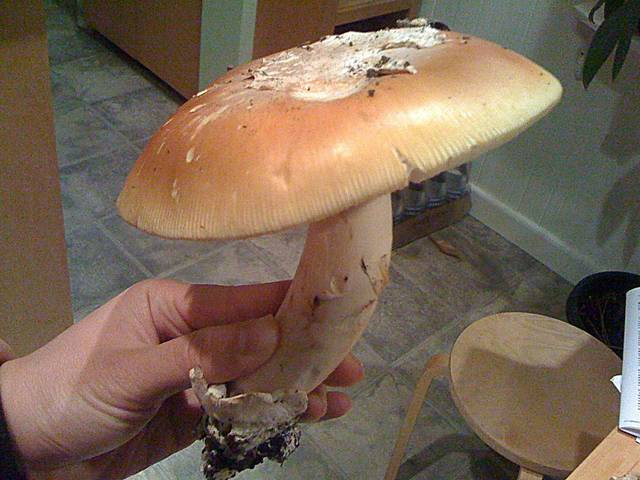
#> input picture data/Amanita calyptroderma_13.jpg, 640 x 480 px; its folder holds only this picture in this run
$ python -i train_testing.py   (imports and definitions only)   (older library calls are emulated)
#> lines starting #> are read from the running program, lines starting #| are printed output that depends on the picture
import os
import cv2
import numpy as np
from skimage.feature import graycomatrix, graycoprops
from sklearn.neighbors import KNeighborsClassifier
from sklearn.model_selection import train_test_split
from sklearn.metrics import accuracy_score, confusion_matrix, roc_curve, roc_auc_score
import joblib
import seaborn as sns
import matplotlib.pyplot as plt
from flask import Flask, request, render_template, redirect, url_for

# [1 line not run here, left out]
# [1 line that did not run here, left out]

# 2 Jenis
amanita_path = 'data/Amanita_Caesarea-Edible'
gyromitra_path ='data/Gyromitra_Esculenta-NotEdible'


# [7 lines of commented-out code are left out]
classes = {
    # 2 Jenis
    0: 'Amanita_Caesarea-Edible',
    1: 'Gyromitra_Esculenta-NotEdible'


    # 4 Jenis
    # 0: 'Amanita_Caesarea-Edible',
    # 1: 'Boletus_Regius-Edible',
    # 2: 'Gyromitra_Esculenta-NotEdible',
    # 3: 'Omphalotus_Olearius-NotEdible'
}

# Preprocess dan augmentasi gambar
def preprocess_and_augment(image_path):
#> called with image_path = 'data/Amanita calyptroderma_13.jpg'
    image = cv2.imread(image_path)
#> image is the input picture: shape (480, 640, 3); mean B, G, R 84.8, 101.7, 120.8
    image = cv2.resize(image, (256, 256))
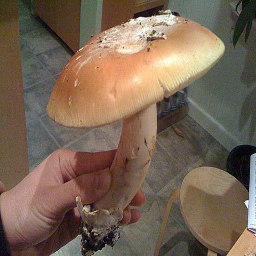
#> image: shape (256, 256, 3); mean B, G, R 84.7, 101.6, 120.7

    # Augmentasi
    if np.random.rand() < 0.5:
        image = cv2.flip(image, 1)
    angle = np.random.uniform(-30, 30)
    M = cv2.getRotationMatrix2D((128, 128), angle, 1)
    image = cv2.warpAffine(image, M, (256, 256))
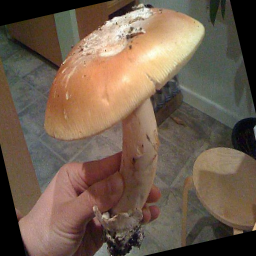
#> image: shape (256, 256, 3); mean B, G, R 77.5, 93.3, 111.5
    value = np.random.uniform(0.8, 1.2)
    hsv = cv2.cvtColor(image, cv2.COLOR_BGR2HSV)
#> hsv: shape (256, 256, 3); mean H, S, V 28.1, 71.8, 113
    hsv[:, :, 2] = np.clip(hsv[:, :, 2] * value, 0, 255)
#> hsv: shape (256, 256, 3); mean H, S, V 28.1, 71.8, 117.1
    image = cv2.cvtColor(hsv, cv2.COLOR_HSV2BGR)

    gray_image = cv2.cvtColor(image, cv2.COLOR_BGR2GRAY)
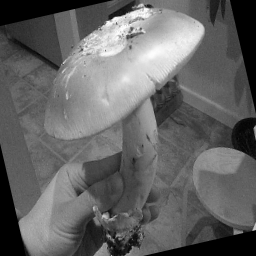
#> gray_image: shape (256, 256); min 0, max 254, mean 100.2
    gray_image = gray_image / 255.0
    return gray_image

# Menghitung fitur GLCM
def compute_glcm_features(image):
    distances = [1]
    angles = [0, np.pi/4, np.pi/2, 3*np.pi/4]
    glcm = graycomatrix((image * 255).astype(np.uint8), distances=distances, angles=angles, levels=256, symmetric=True, normed=True)
    contrast = graycoprops(glcm, 'contrast').flatten()
    correlation = graycoprops(glcm, 'correlation').flatten()
    energy = graycoprops(glcm, 'energy').flatten()
    homogeneity = graycoprops(glcm, 'homogeneity').flatten()
    features = np.hstack([contrast, correlation, energy, homogeneity])
    return features

# Load gambar dan label
def load_images_and_labels(path, label):
    features = []
    labels = []
    for filename in os.listdir(path):
        if filename.endswith('.jpg') or filename.endswith('.png'):
            filepath = os.path.join(path, filename)
            preprocessed_image = preprocess_and_augment(filepath)
            image_features = compute_glcm_features(preprocessed_image)
            features.append(image_features)
            labels.append(label)
    return features, labels

# Load data
# 2 Jenis
# [1 line that did not run here, left out]
# [1 line that did not run here, left out]


# 4 Jenis
# amanita_features, amanita_labels = load_images_and_labels(amanita_path, 0)
# boletus_features, boletus_labels = load_images_and_labels(boletus_path, 1)
# gyromitra_features, gyromitra_labels = load_images_and_labels(gyromitra_path, 2)
# omphalotus_features, omphalotus_labels = load_images_and_labels(omphalotus_path, 3)


# Combine data
# 2 Jenis
# [1 line that did not run here, left out]
# [1 line that did not run here, left out]


# 4 Jenis
# X = amanita_features + boletus_features + gyromitra_features + omphalotus_features
# y = amanita_labels + boletus_labels + gyromitra_labels + omphalotus_labels


# Split data
# [1 line that did not run here, left out]

# Train KNN
classifier = KNeighborsClassifier(n_neighbors=3)
# [1 line not run here, left out]

# Test
# [1 line that did not run here, left out]
# [1 line that did not run here, left out]
# [1 line not run here, left out]

# Confusion Matrix
# [1 line that did not run here, left out]
# [6 lines not run here, left out]

# Training and Testing Accuracy
# [1 line that did not run here, left out]
# [1 line that did not run here, left out]
# [5 lines not run here, left out]

# ROC Curve
from sklearn.preprocessing import label_binarize

# Binarize the output
# [1 line that did not run here, left out]
# [1 line that did not run here, left out]

fpr = {}
tpr = {}
roc_auc = {}

# [22 lines not run here, left out]

# [19 lines that did not run here, left out]

# [2 lines not run here, left out]

>>> result = preprocess_and_augment('data/Amanita calyptroderma_13.jpg')

$ run again, on data/Amanita_Caesarea_0011.jpg
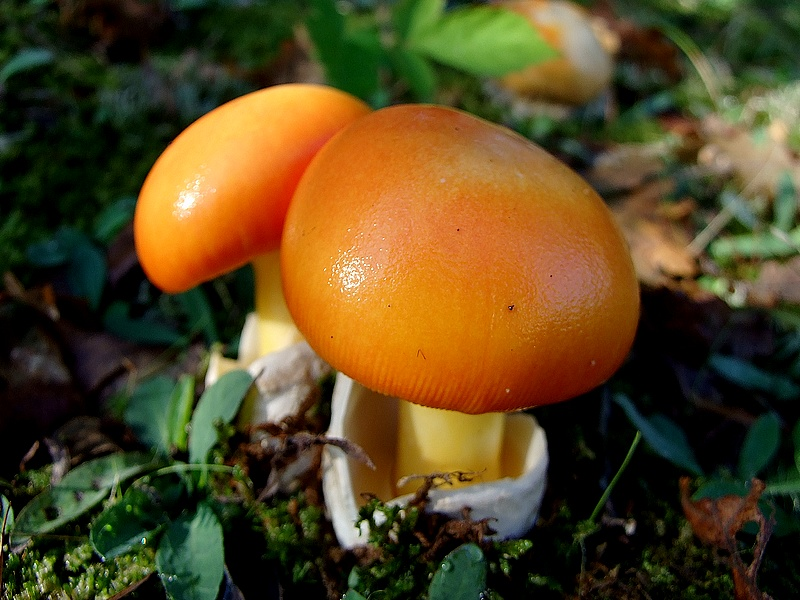
#> input picture data/Amanita_Caesarea_0011.jpg, 800 x 600 px
#> in preprocess_and_augment, image is the input picture: shape (600, 800, 3); mean B, G, R 33.7, 71, 87.5
#> in preprocess_and_augment, `image = cv2.warpAffine(image, M, (256, 256))`:
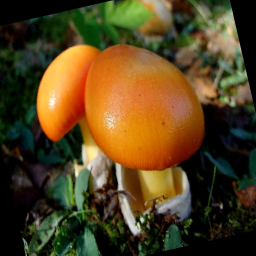
#> image: shape (256, 256, 3); mean B, G, R 31.3, 66.6, 84.2
#> in preprocess_and_augment, `gray_image = cv2.cvtColor(image, cv2.COLOR_BGR2GRAY)`:
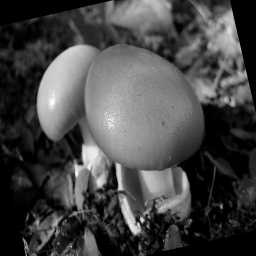
#> gray_image: shape (256, 256); min 0, max 255, mean 69.9
